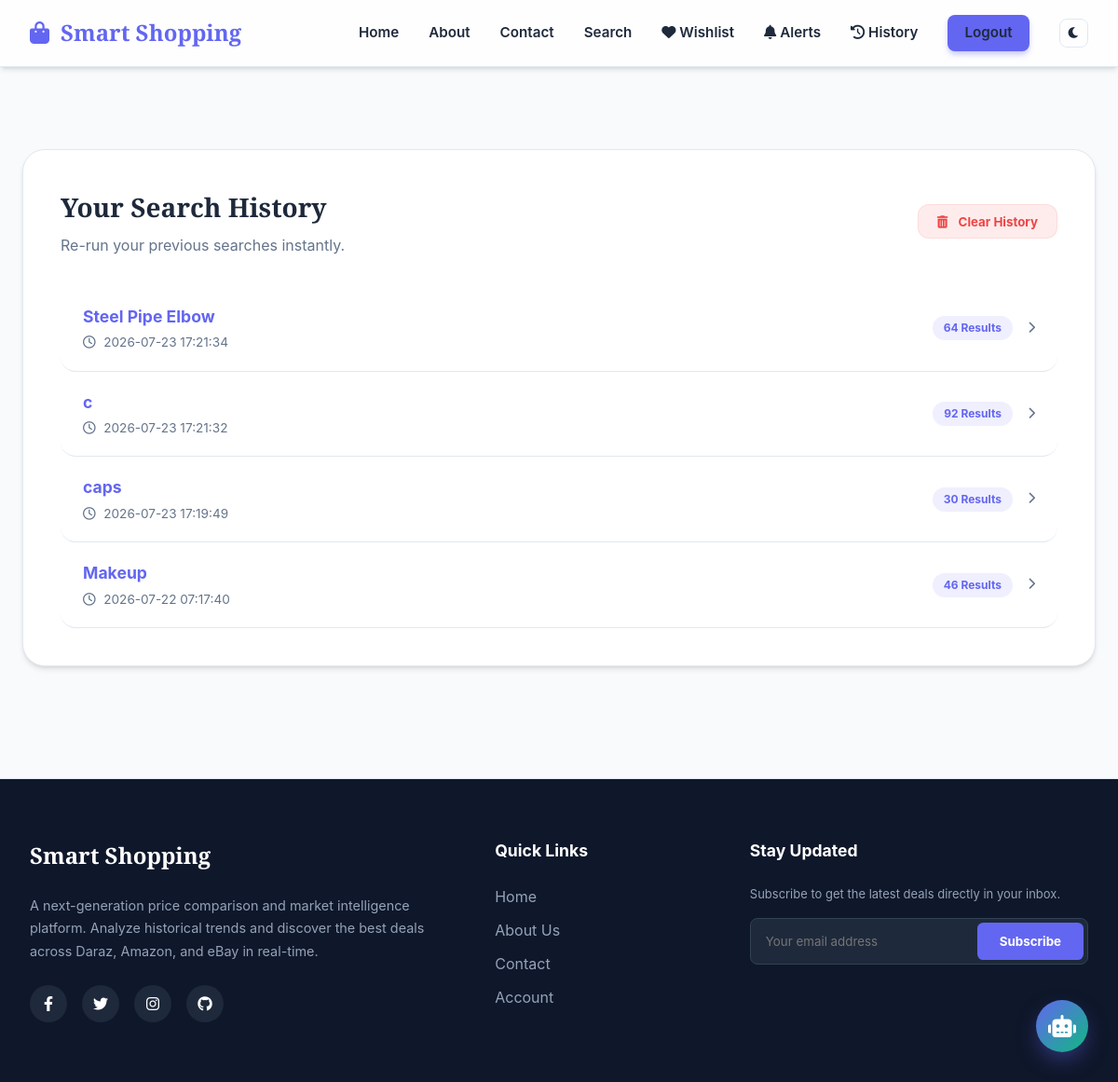
The app's page /search-history (signed in) with its own data.
### tables this page shows
CREATE TABLE search_queries (id INTEGER PRIMARY KEY AUTOINCREMENT, query TEXT, user_ip TEXT, timestamp DATETIME DEFAULT CURRENT_TIMESTAMP, results_count INTEGER, user_id INTEGER);

### app.py (the view)
@app.route('/search-history')
@login_required
def search_history():
    if not session.get('user_id'):
        flash("Please login to view search history.", "warning")
        return redirect(url_for('signin'))
    user_id = session.get('user_id')
    conn = get_db_connection()
    history = conn.execute("""
        SELECT * FROM search_queries
        WHERE user_id = ?
        ORDER BY timestamp DESC
    """, (user_id,)).fetchall()
    conn.close()
    return render_template('search_history.html', history=history)

### app.py (called while the page is built)
def login_required(f):
    @wraps(f)
    def decorated_function(*args, **kwargs):
        if not session.get('user_id'):
            flash("Please sign in to access this page.", "warning")
            return redirect(url_for('signin'))
        return f(*args, **kwargs)
    return decorated_function

def get_db_connection():
    conn = sqlite3.connect(DB_PATH)
    conn.row_factory = sqlite3.Row
    return conn

### templates/search_history.html (shortened to what this page needs)
{% extends "base.html" %}
{% block content %}
<div class="container" style="padding-top: 3rem; padding-bottom: 5rem;">
    <div class="history-card">
        <div class="history-header">
            <div>
                <h2>Your Search History</h2>
                <p style="color: var(--text-muted); margin-top: 0.5rem;">Re-run your previous searches instantly.</p>
            </div>
            {% if history %}
            <form action="{{ url_for('clear_history') }}" method="POST"
                onsubmit="return confirm('Are you sure you want to clear your entire search history?');">
                <button type="submit" class="btn-action"
                    style="background: rgba(239, 68, 68, 0.1); color: #ef4444; border: 1px solid rgba(239, 68, 68, 0.1); padding: 0.6rem 1.25rem; border-radius: 0.75rem; font-weight: 700;">
                    <i class="fas fa-trash-alt" style="margin-right: 0.5rem;"></i> Clear History
                </button>
            </form>
            {% endif %}
        </div>
        <div class="history-list">
            {% if history %}
            {% for item in history %}
            <a href="{{ url_for('dashboard', q=item.query) }}" class="history-item">
                <div class="history-info">
                    <span class="history-query">{{ item.query }}</span>
                    <span class="history-meta">
                        <i class="far fa-clock" style="margin-right: 0.3rem;"></i>
                        {{ item.timestamp }}
                    </span>
                </div>
                <div class="history-action">
                    <span class="results-count">{{ item.results_count }} Results</span>
                    <i class="fas fa-chevron-right" style="color: var(--text-muted); font-size: 0.8rem;"></i>
                </div>
            </a>
            {% endfor %}
            {% endif %}
        </div>
    </div>
</div>
{% endblock %}

### templates/base.html (style rules this page uses)
:root { --primary: #6366f1; --primary-rgb: 99, 102, 241; --primary-hover: #4f46e5; --secondary: #10b981; --bg-body: #f8fafc; --bg-card: #ffffff; --bg-card-rgb: 255, 255, 255; --text-main: #1e293b; --text-muted: #64748b; --border: #e2e8f0; --navbar-bg: rgba(255, 255, 255, 0.8); --footer-bg: #0f172a; --white: #ffffff; --shadow: 0 4px 6px -1px rgb(0 0 0 / 0.1), 0 2px 4px -2px rgb(0 0 0 / 0.1); --transition: all 0.3s cubic-bezier(0.4, 0, 0.2, 1); }
* { box-sizing: border-box; margin: 0; padding: 0; font-family: 'Inter', 'Source Sans Pro', sans-serif; }
body { background-color: var(--bg-body); color: var(--text-main); display: flex; flex-direction: column; min-height: 100vh; transition: var(--transition); line-height: 1.5; }
h1, h2, h3, .logo { font-family: 'Outfit', 'Playfair Display', serif; font-weight: 700; }

### templates/search_history.html (style rules this page uses)
.history-card { background: var(--bg-card); border: 1px solid var(--border); border-radius: 1.5rem; padding: 2.5rem; box-shadow: var(--shadow); }
.history-header { display: flex; justify-content: space-between; align-items: center; margin-bottom: 2rem; }
.history-header h2 { font-size: 1.75rem; font-weight: 800; color: var(--text-main); }
.history-item { display: flex; justify-content: space-between; align-items: center; padding: 1.25rem 1.5rem; border-bottom: 1px solid var(--border); transition: var(--transition); border-radius: 1rem; text-decoration: none; color: inherit; }
.history-info { display: flex; flex-direction: column; gap: 0.25rem; }
.history-query { font-weight: 700; font-size: 1.1rem; color: var(--primary); }
.history-meta { font-size: 0.85rem; color: var(--text-muted); }
.history-action { display: flex; align-items: center; gap: 1rem; }
.results-count { background: rgba(99, 102, 241, 0.1); color: var(--primary); padding: 0.25rem 0.75rem; border-radius: 9999px; font-size: 0.75rem; font-weight: 700; }

### records on screen
search_queries: query "Steel Pipe Elbow", timestamp "2026-07-23 17:21:34", results_count "64"
search_queries: query "c", timestamp "2026-07-23 17:21:32", results_count "92"
search_queries: query "caps", timestamp "2026-07-23 17:19:49", results_count "30"
search_queries: query "Makeup", timestamp "2026-07-22 07:17:40", results_count "46"
